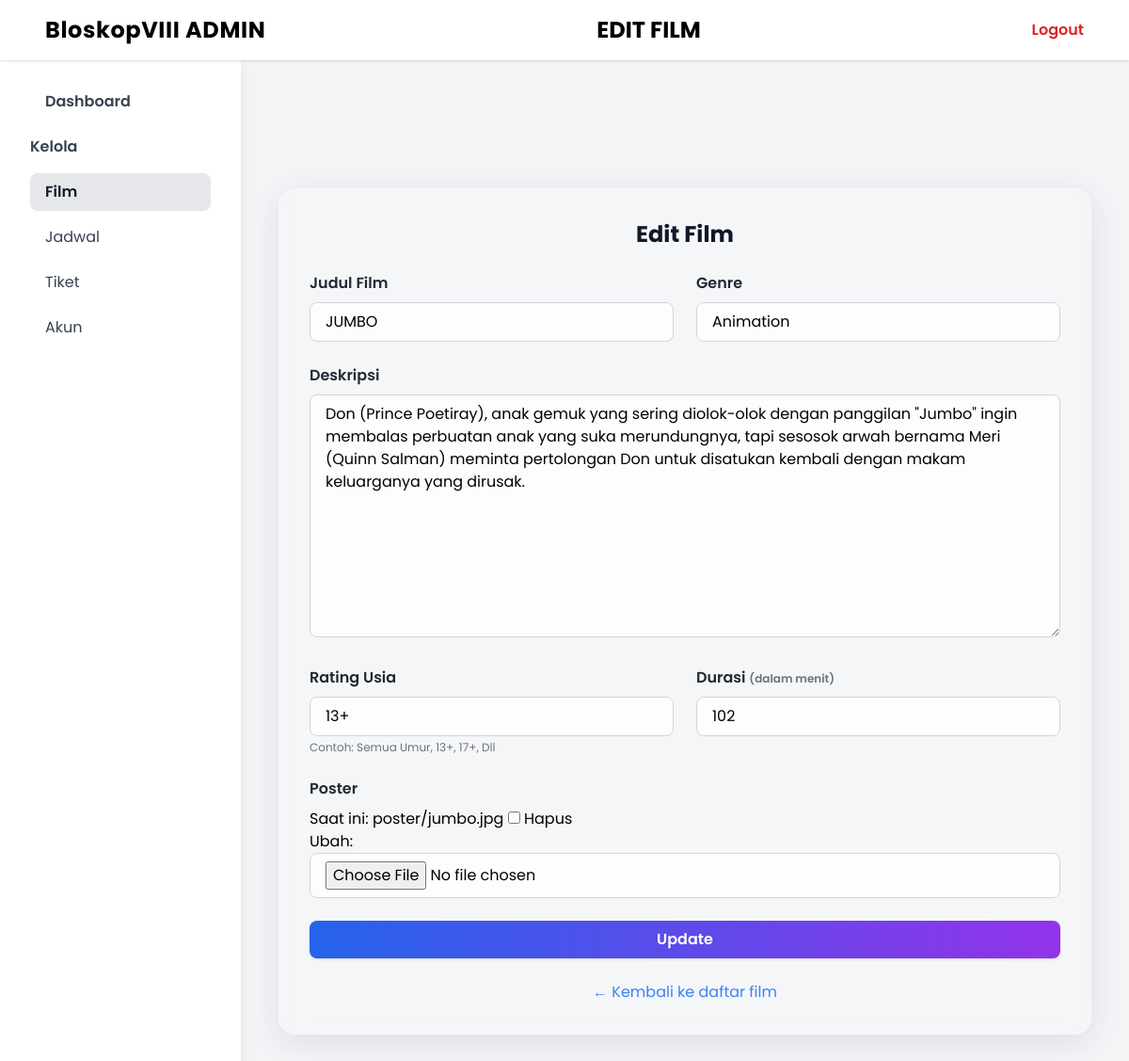
/dashboard/admin/kelolaFilm/edit/1/ (signed in), run on the app's committed database.
### pesantiket/models.py (models this page shows, shortened)
class Film(models.Model):
    judulFilm = models.CharField(max_length=45)
    genre = models.CharField(max_length=25)
    deskripsi = models.TextField()
    ratingUsia = models.CharField(max_length=10)
    durasi = models.IntegerField()
    poster = models.ImageField(upload_to='poster/', null=True, blank=True)

### pesantiket/views.py (the view)
# urls.py: path('admin/kelolaFilm/edit/<int:id>/', views.editFilm, name='editFilm'),
@login_required
def editFilm(request, id):
    if request.user.role != 'admin':
        return HttpResponseForbidden()
    film = get_object_or_404(Film, pk=id)
    if request.method == 'POST':
        form = FilmForm(request.POST, request.FILES, instance=film)
        if form.is_valid():
            form.save()
            return redirect('kelolaFilm')
    else:
        form = FilmForm(instance=film)
    return render(request, 'admin/tambaheditFilm.html', {'form': form, 'edit': True})

### pesantiket/forms.py
class FilmForm(forms.ModelForm):
    class Meta:
        model = Film
        fields = '__all__'

### pesantiket/templates/admin/tambaheditFilm.html (shortened to what this page needs)
<!DOCTYPE html>
<html lang="en">
<head>
    <script src="https://cdn.tailwindcss.com"></script>
</head>
<body class="bg-gray-100 min-h-screen">
    <header class="w-full bg-white shadow flex items-center justify-between px-12 py-4 fixed top-0 left-0 z-10">
        <div class="font-bold text-2xl tracking-wide">BloskopVIII ADMIN</div>
        <div class="text-2xl font-bold mx-auto">{% if edit %}EDIT FILM{% else %}TAMBAH FILM{% endif %}</div>
        <a href="{% url 'logoutView' %}" class="text-red-600 font-semibold hover:underline">Logout</a>
    </header>
    <div class="flex pt-14">
        <aside class="w-64 bg-white min-h-screen shadow-lg flex flex-col px-8 py-8">
            <nav class="flex flex-col gap-2">
                <a href="{% url 'adminDashboard' %}" class="py-2 px-4 rounded-lg font-semibold text-gray-700 hover:bg-blue-100 transition mb-2">Dashboard</a>
                <div class="mb-2 font-semibold text-gray-700">Kelola</div>
                <a href="{% url 'kelolaFilm' %}" class="py-2 px-4 rounded-lg bg-gray-200 text-gray-900 font-semibold">Film</a>
                <a href="{% url 'kelolaJadwal' %}" class="py-2 px-4 rounded-lg text-gray-700 hover:bg-blue-100 transition">Jadwal</a>
                <a href="{% url 'kelolaTiket' %}" class="py-2 px-4 rounded-lg text-gray-700 hover:bg-blue-100 transition">Tiket</a>
                <a href="{% url 'kelolaAkun' %}" class="py-2 px-4 rounded-lg text-gray-700 hover:bg-blue-100 transition">Akun</a>
            </nav>
        </aside>
        <main class="flex-1 flex w-full items-center justify-center px-8 py-8">
    <div class="glass w-full  p-8 mx-2">
        <h2 class="text-2xl font-bold text-gray-900 mb-6 text-center">{% if edit %}Edit Film{% else %}Tambah Film{% endif %}</h2>
        {% load widget_tweaks %}
        <form method="POST" enctype="multipart/form-data" class="space-y-6">
            <div class="grid grid-cols-1 md:grid-cols-2 gap-6">
                <div>
                    <label class="block mb-2 font-semibold text-gray-800" for="{{ form.judulFilm.id_for_label }}">
                        <span id="judulFilmLabel"></span>
                    </label>
                    {{ form.judulFilm|add_class:"w-full px-4 py-2 rounded-lg border border-gray-300 focus:outline-none focus:ring-2 focus:ring-blue-400 bg-white/80 transition" }}
                </div>
                <div>
                    <label class="block mb-2 font-semibold text-gray-800" for="{{ form.genre.id_for_label }}">
                        {{ form.genre.label }}
                    </label>
                    {{ form.genre|add_class:"w-full px-4 py-2 rounded-lg border border-gray-300 focus:outline-none focus:ring-2 focus:ring-blue-400 bg-white/80 transition" }}
                </div>
            </div>
            <div>
                <label class="block mb-2 font-semibold text-gray-800" for="{{ form.deskripsi.id_for_label }}">
                    {{ form.deskripsi.label }}
                </label>
                {{ form.deskripsi|add_class:"w-full px-4 py-2 rounded-lg border border-gray-300 focus:outline-none focus:ring-2 focus:ring-blue-400 bg-white/80 transition" }}
            </div>
            <div class="grid grid-cols-1 md:grid-cols-2 gap-6">
                <div>
                    <label class="block mb-2 font-semibold text-gray-800" for="{{ form.ratingUsia.id_for_label }}">
                        Rating Usia
                    </label>
                    {{ form.ratingUsia|add_class:"w-full px-4 py-2 rounded-lg border border-gray-300 focus:outline-none focus:ring-2 focus:ring-blue-400 bg-white/80 transition" }}
                    <p class="text-xs text-gray-500 mt-1">Contoh: Semua Umur, 13+, 17+, Dll</p>
                </div>
                <div>
                    <label class="block mb-2 font-semibold text-gray-800" for="{{ form.durasi.id_for_label }}">
                        {{ form.durasi.label }} <span class="text-xs text-gray-500">(dalam menit)</span>
                    </label>
                    {{ form.durasi|add_class:"w-full px-4 py-2 rounded-lg border border-gray-300 focus:outline-none focus:ring-2 focus:ring-blue-400 bg-white/80 transition" }}
                </div>
            </div>
            {% if form.poster %}
            <div>
                <label class="block mb-2 font-semibold text-gray-800" for="{{ form.poster.id_for_label }}">
                    {{ form.poster.label }}
                </label>
                {{ form.poster|add_class:"w-full px-4 py-2 rounded-lg border border-gray-300 bg-white/80 transition" }}
            </div>
            {% endif %}
            <button type="submit" class="w-full bg-gradient-to-r from-blue-600 to-purple-600 hover:from-blue-700 hover:to-purple-700 text-white font-semibold py-2 rounded-lg shadow transition transform hover:scale-105">
                {% if edit %}Update{% else %}Simpan{% endif %}
            </button>
        </form>
        <div class="mt-6 text-center">
            <a href="{% url 'kelolaFilm' %}" class="text-blue-500 hover:underline">&larr; Kembali ke daftar film</a>
        </div>
    </div>
</main>
    </div>
</body>
</html>

### pesantiket/templates/admin/tambaheditFilm.html (style rules this page uses)
body { font-family: 'Poppins', sans-serif; }
.glass { background: rgba(255,255,255,0.18); box-shadow: 0 8px 32px 0 rgba(31, 38, 135, 0.10); backdrop-filter: blur(12px); -webkit-backdrop-filter: blur(12px); border-radius: 18px; border: 1px solid rgba(255,255,255,0.12); }

### data on the page
Film: judulFilm "JUMBO", genre "Animation", deskripsi "Don (Prince Poetiray), anak gemuk yang sering diolok-olok dengan panggilan \"Jumbo\" ingin membalas perbuatan anak yang suka merundungnya, tapi sesosok arwah bernama Meri (Quinn Salman) meminta pertolongan Don untuk disatukan kembali dengan makam keluarganya yang dirusak.", ratingUsia "13+", durasi "102"
